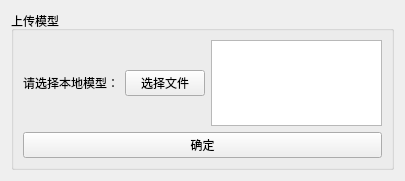
<?xml version="1.0" encoding="UTF-8"?>
<ui version="4.0">
 <class>Form</class>
 <widget class="QWidget" name="Form">
  <property name="geometry">
   <rect>
    <x>0</x>
    <y>0</y>
    <width>405</width>
    <height>181</height>
   </rect>
  </property>
  <property name="windowTitle">
   <string>主窗口</string>
  </property>
  <layout class="QVBoxLayout" name="verticalLayout">
   <item>
    <widget class="QGroupBox" name="groupBox_4">
     <property name="title">
      <string>上传模型</string>
     </property>
     <layout class="QVBoxLayout" name="verticalLayout_2">
      <item>
       <layout class="QHBoxLayout" name="horizontalLayout_2">
        <item>
         <widget class="QLabel" name="label_2">
          <property name="text">
           <string>请选择本地模型：</string>
          </property>
         </widget>
        </item>
        <item>
         <widget class="QPushButton" name="pB_upload">
          <property name="text">
           <string>选择文件</string>
          </property>
         </widget>
        </item>
        <item>
         <widget class="QTextBrowser" name="tB_uri">
          <property name="sizePolicy">
           <sizepolicy hsizetype="Maximum" vsizetype="Maximum">
            <horstretch>0</horstretch>
            <verstretch>0</verstretch>
           </sizepolicy>
          </property>
         </widget>
        </item>
       </layout>
      </item>
      <item>
       <widget class="QPushButton" name="pB_sure">
        <property name="text">
         <string>确定</string>
        </property>
       </widget>
      </item>
     </layout>
    </widget>
   </item>
  </layout>
 </widget>
 <resources/>
 <connections/>
</ui>
